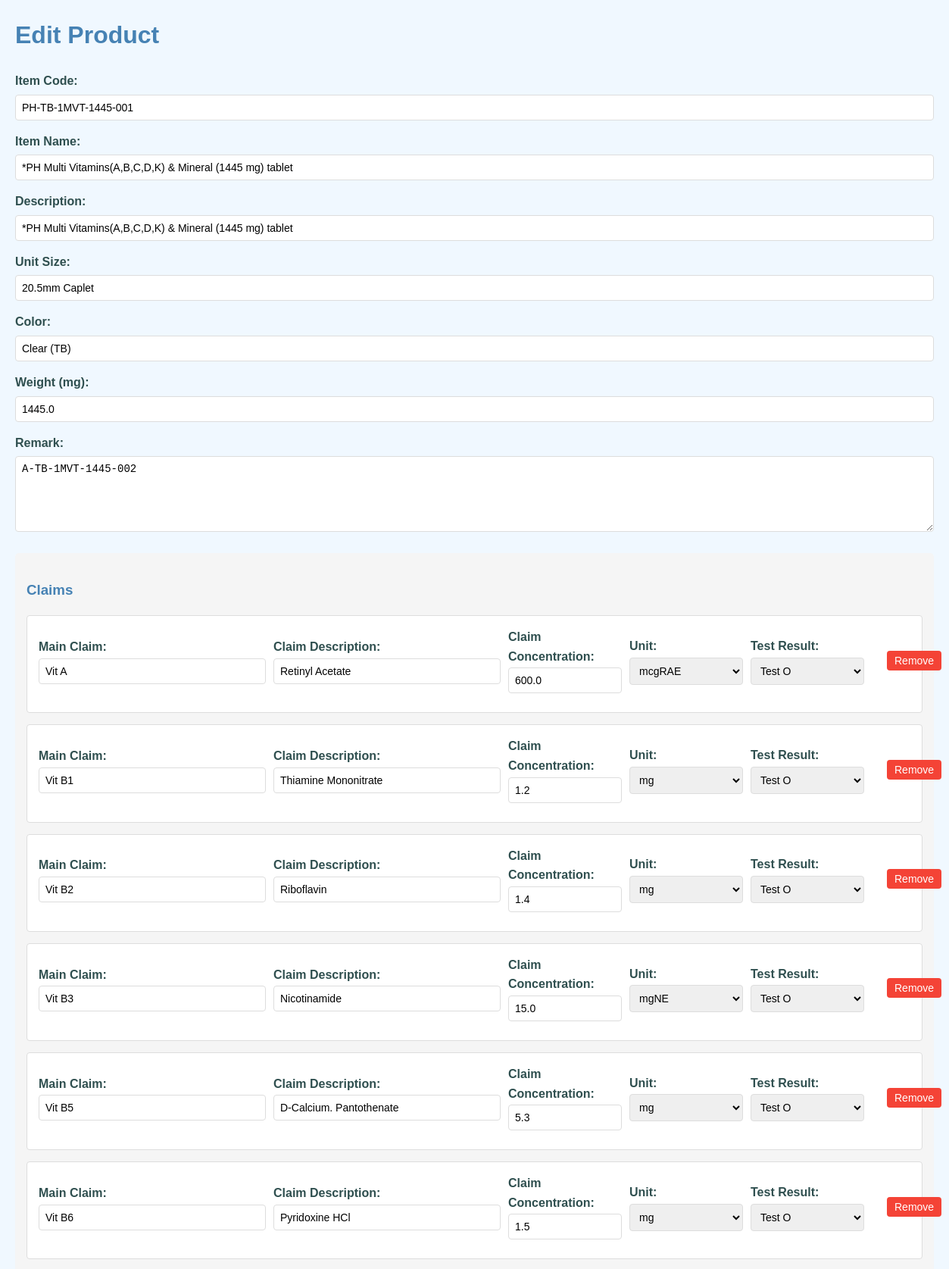
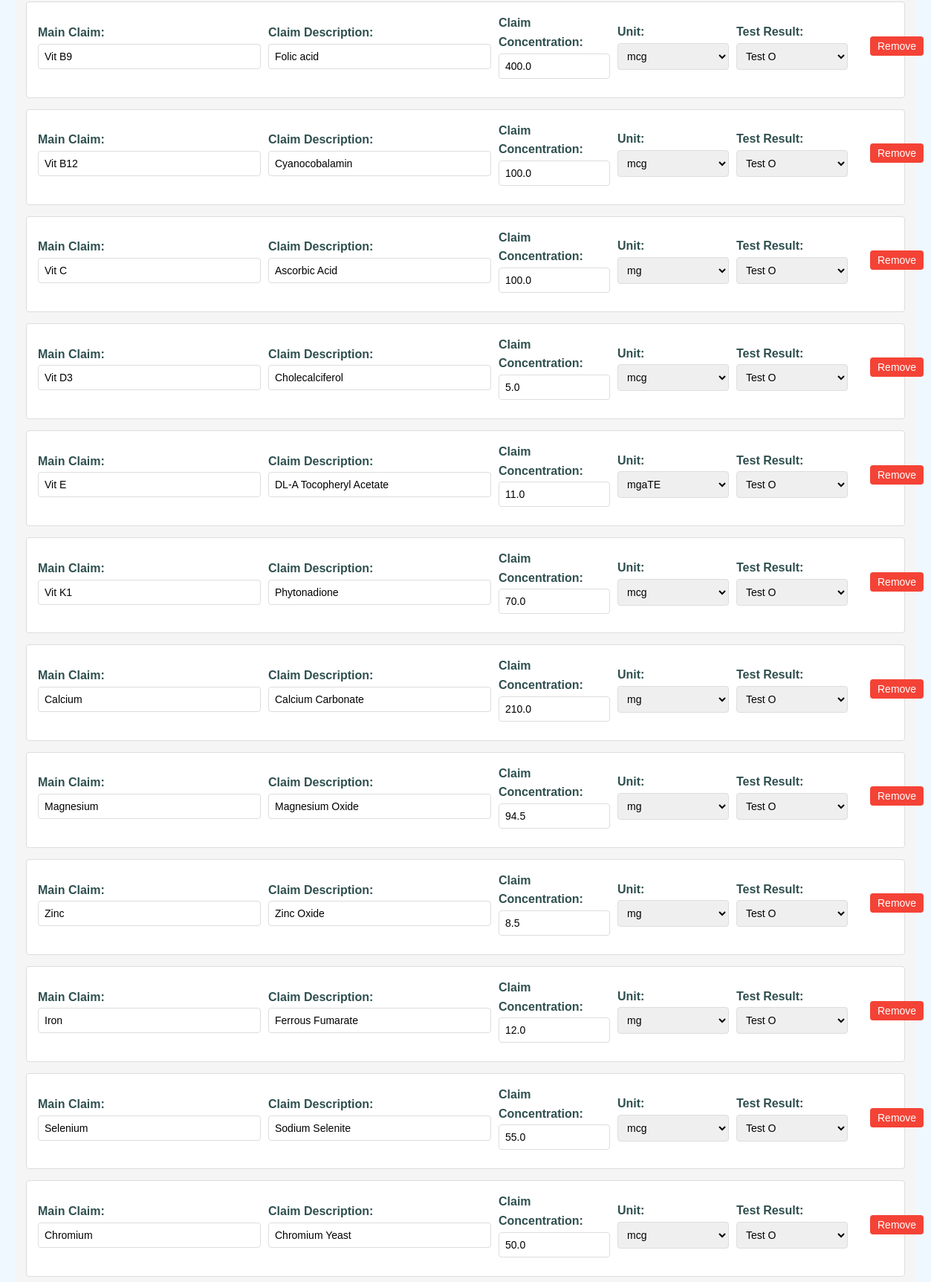
Page /edit/PH-TB-1MVT-1445-001 (signed in, upper part) on the committed database (2 pictures, top to bottom).
### tables this page shows
CREATE TABLE products (
            id INTEGER PRIMARY KEY AUTOINCREMENT,
            item_code TEXT UNIQUE NOT NULL,
            item_name TEXT,
            description TEXT,
            unit_size TEXT,
            color TEXT,
            weight REAL
        , dosage TEXT, remark TEXT);

CREATE TABLE claims (
            id INTEGER PRIMARY KEY AUTOINCREMENT,
            product_id INTEGER,
            claim_main TEXT,
            claim_description TEXT,
            claim_concentration REAL, claim_unit TEXT DEFAULT 'mg', test_result TEXT,
            FOREIGN KEY (product_id) REFERENCES products(id) ON DELETE CASCADE
        );

### app.py (the view, shortened to what this page needs)
@app.route('/edit/<item_code>', methods=['GET', 'POST'])
def edit_product(item_code):
    if "role" not in session or session["role"] not in ['admin', 'master']:
        flash("권한이 없습니다.", "danger")
        return redirect(url_for("index"))
    db = get_db()
    cursor = db.cursor()
    if request.method == 'GET':
        cursor.execute('SELECT * FROM products WHERE item_code = ?', (item_code,))
        product = cursor.fetchone()
        if not product:
            flash("해당 제품을 찾을 수 없습니다.", "danger")
            cursor.close()
            return redirect(url_for("index"))
        cursor.execute('''
        SELECT claim_main, claim_description, claim_concentration, claim_unit, test_result
        FROM claims
        LEFT JOIN products ON claims.product_id = products.id
        WHERE products.item_code = ?
        ''', (item_code,))
        claims = cursor.fetchall()
        claim_unit_options = ['mg', 'mcg', 'IU', 'mgaTE', 'mgRAE', 'mcgRAE', 'mgNE', 'mcgNE', 'mgDFE', 'mcgDFE', 'B cfu']
        test_result_options = ['Test O', 'Test X', 'Input']
        if 'filter_url' not in session or request.referrer and 'edit' not in request.referrer:
            session['filter_url'] = request.referrer  # 필터 적용된 목록 페이지 저장
        return render_template('edit.html', product=product, claims=claims, claim_unit_options=claim_unit_options, test_result_options=test_result_options)

### app.py (called while the page is built)
@app.before_request
def before_request_func():
    global app_initialized
    if not app_initialized:
        with app.app_context():
            initialize_database()
            load_configurations()
        app_initialized = True

@app.before_request
def require_login():
    allowed_routes = ["login", "autocomplete", "static"]
    if "role" not in session and request.endpoint not in allowed_routes and not request.path.startswith('/static'):
        return redirect(url_for("login"))

def get_db():
    db = getattr(g, '_database', None)
    if db is None:
        db = g._database = sqlite3.connect(DB_FILE_PATH)
        db.row_factory = sqlite3.Row  # 컬럼명으로 접근 가능하도록 설정
    return db

@app.teardown_appcontext
def close_connection(exception):
    db = getattr(g, '_database', None)
    if db is not None:
        db.close()

### templates/edit.html (shortened to what this page needs)
<!DOCTYPE html>
<html lang="en">
<head>
    <link rel="stylesheet" href="https://code.jquery.com/ui/1.12.1/themes/base/jquery-ui.css">
    <link href="https://cdnjs.cloudflare.com/ajax/libs/select2/4.0.13/css/select2.min.css" rel="stylesheet" />
</head>
<body>
    <h1>Edit Product</h1>
    {% set role = session.get("role", "viewer") %}
    <form method="post">
        <div class="form-group">
            <label for="item_code">Item Code:</label>
            <input type="text" id="item_code" name="item_code" value="{{ product.item_code }}" readonly>
        </div>
        <div class="form-group">
            <label for="item_name">Item Name:</label>
            <input type="text" id="item_name" name="item_name" value="{{ product.item_name }}" >
        </div>
        <div class="form-group">
            <label for="description">Description:</label>
            <input type="text" id="description" name="description" value="{{ product.description }}" >
        </div>
        <div class="form-group">
            <label for="unit_size">Unit Size:</label>
            <input type="text" id="unit_size" name="unit_size" value="{{ product.unit_size }}" class="autocomplete-input" >
        </div>
        <div class="form-group">
            <label for="color">Color:</label>
            <input type="text" id="color" name="color" value="{{ product.color }}" class="autocomplete-input" >
        </div>
        <div class="form-group">
            <label for="weight">Weight (mg):</label>
            <input type="number" id="weight" name="weight" step="any" value="{{ product.weight }}" >
        </div>
        <div class="form-group">
            <label for="remark">Remark:</label>
            <textarea id="remark" name="remark" rows="4" >{{ product.remark }}</textarea>
        </div>
        <div class="claims-container">
            <h3>Claims</h3>
            <div id="claims">
                {% for claim in claims %}
                <div class="claim">
                    <div class="claim-fields">
                        <div class="form-group">
                            <label>Main Claim:</label>
                            <input type="text" name="claim_main[]" class="claim-main-input"
                                value="{{ claim.claim_main }}" >
                        </div>
                        <div class="form-group">
                            <label>Claim Description:</label>
                            <input type="text" name="claim_description[]" class="claim-description-input"
                                value="{{ claim.claim_description }}" >
                        </div>
                        <div class="form-group">
                            <label>Claim Concentration:</label>
                            <input type="number" name="claim_concentration[]" step="any" value="{{ claim.claim_concentration }}"
                                {% if role not in ['master', 'admin'] %}readonly class="readonly"{% endif %}>
                        </div>
                        <div class="form-group">
                            <label>Unit:</label>
                            <select name="claim_unit[]" >
                                <option value="mg" {% if claim.claim_unit == 'mg' %}selected{% endif %}>mg
                                </option>
                                <option value="mcg" {% if claim.claim_unit == 'mcg' %}selected{% endif %}>mcg
                                </option>
                                <option value="mgaTE" {% if claim.claim_unit == 'mgaTE' %}selected{% endif %}>mgaTE
                                </option>
                                <option value="mcgRAE" {% if claim.claim_unit == 'mcgRAE' %}selected{% endif %}>mcgRAE
                                </option>
                                <option value="mgNE" {% if claim.claim_unit == 'mgNE' %}selected{% endif %}>mgNE
                                </option>
                            </select>
                        </div>
                        <div class="form-group">
                            <label>Test Result:</label>
                            <select name="test_result[]" >
                                <option value="Test O" {% if claim.test_result == 'Test O' %}selected{% endif %}>Test O
                                </option>
                            </select>
                        </div>
                        {% if role in [ "admin","master"] %}
                        <button type="button" class="remove-claim" onclick="removeClaim(this)">Remove</button>
                        {% endif %}
                    </div>
                </div>
                {% endfor %}
            </div>
        </div>
    </form>
</body>
</html>

### templates/edit.html (style rules this page uses)
body { font-family: Arial, sans-serif; margin: 20px; line-height: 1.6; background-color: #f0f8ff; color: #2f4f4f; }
h1, h2, h3 { color: #4682b4; }
.form-group { margin-bottom: 15px; }
label { display: block; margin-bottom: 5px; font-weight: bold; }
input[type="text"], input[type="number"], textarea, select { width: 100%; padding: 8px; border: 1px solid #ddd; border-radius: 4px; box-sizing: border-box; font-size: 14px; }
textarea { resize: vertical; min-height: 100px; }
.claims-container { margin-top: 20px; background-color: #f5f5f5; padding: 15px; border-radius: 5px; }
.claim { border: 1px solid #ddd; padding: 15px; margin-bottom: 15px; border-radius: 4px; background-color: #ffffff; }
.remove-claim { background-color: #f44336; color: white; padding: 5px 10px; border: none; border-radius: 4px; cursor: pointer; font-size: 14px; margin-left: 20px; }
button { background-color: #778899; color: white; padding: 10px 15px; border: none; border-radius: 4px; cursor: pointer; font-size: 16px; }
.claim-fields { display: flex; gap: 10px; margin-bottom: 10px; align-items: center; position: relative; padding-right: 80px; }
.claim-fields .form-group { margin-bottom: 0; }
.claim-fields .form-group label { margin-bottom: 2px; }
.claim-fields .form-group input { width: 300px; }
.claim-fields .form-group input[type="number"] { width: 150px; }
.claim-fields .form-group select { width: 150px; }

### rows in the picture
products: item_code "PH-TB-1MVT-1445-001", item_name "*PH Multi Vitamins(A,B,C,D,K) & Mineral (1445 mg) tablet", description "*PH Multi Vitamins(A,B,C,D,K) & Mineral (1445 mg) tablet", unit_size "20.5mm Caplet", color "Clear (TB)", weight "1445.0", remark "A-TB-1MVT-1445-002"
claims: claim_main "Vit A", claim_description "Retinyl Acetate", claim_concentration "600.0", claim_unit "mcgRAE", test_result "Test O"
claims: claim_main "Vit B1", claim_description "Thiamine Mononitrate", claim_concentration "1.2", claim_unit "mg", test_result "Test O"
claims: claim_main "Vit B2", claim_description "Riboflavin", claim_concentration "1.4", claim_unit "mg", test_result "Test O"
claims: claim_main "Vit B3", claim_description "Nicotinamide", claim_concentration "15.0", claim_unit "mgNE", test_result "Test O"
claims: claim_main "Vit B5", claim_description "D-Calcium. Pantothenate", claim_concentration "5.3", claim_unit "mg", test_result "Test O"
claims: claim_main "Vit B6", claim_description "Pyridoxine HCl", claim_concentration "1.5", claim_unit "mg", test_result "Test O"
claims: claim_main "Vit B9", claim_description "Folic acid", claim_concentration "400.0", claim_unit "mcg", test_result "Test O"
claims: claim_main "Vit B12", claim_description "Cyanocobalamin", claim_concentration "100.0", claim_unit "mcg", test_result "Test O"
claims: claim_main "Vit C", claim_description "Ascorbic Acid", claim_concentration "100.0", claim_unit "mg", test_result "Test O"
claims: claim_main "Vit D3", claim_description "Cholecalciferol", claim_concentration "5.0", claim_unit "mcg", test_result "Test O"
claims: claim_main "Vit E", claim_description "DL-A Tocopheryl Acetate", claim_concentration "11.0", claim_unit "mgaTE", test_result "Test O"
claims: claim_main "Vit K1", claim_description "Phytonadione", claim_concentration "70.0", claim_unit "mcg", test_result "Test O"
claims: claim_main "Calcium", claim_description "Calcium Carbonate", claim_concentration "210.0", claim_unit "mg", test_result "Test O"
claims: claim_main "Magnesium", claim_description "Magnesium Oxide", claim_concentration "94.5", claim_unit "mg", test_result "Test O"
claims: claim_main "Zinc", claim_description "Zinc Oxide", claim_concentration "8.5", claim_unit "mg", test_result "Test O"
claims: claim_main "Iron", claim_description "Ferrous Fumarate", claim_concentration "12.0", claim_unit "mg", test_result "Test O"
claims: claim_main "Selenium", claim_description "Sodium Selenite", claim_concentration "55.0", claim_unit "mcg", test_result "Test O"
claims: claim_main "Chromium", claim_description "Chromium Yeast", claim_concentration "50.0", claim_unit "mcg", test_result "Test O"
